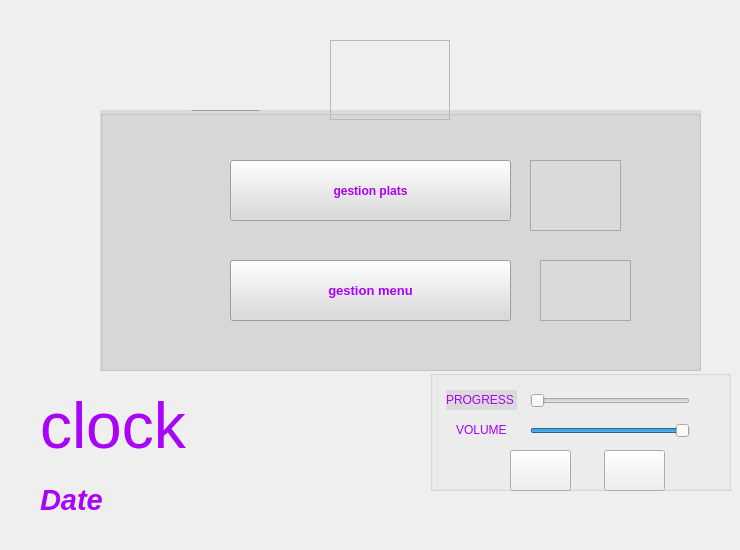
      <widget class="QWidget" name="tab_5">
       <attribute name="title">
        <string>Page</string>
       </attribute>
       <widget class="QGroupBox" name="groupBox">
        <property name="geometry">
         <rect>
          <x>100</x>
          <y>110</y>
          <width>601</width>
          <height>261</height>
         </rect>
        </property>
        <property name="styleSheet">
         <string notr="true">background-color: rgb(218, 218, 218);</string>
        </property>
        <property name="title">
         <string/>
        </property>
        <widget class="QPushButton" name="pushButton_6">
         <property name="geometry">
          <rect>
           <x>130</x>
           <y>50</y>
           <width>281</width>
           <height>61</height>
          </rect>
         </property>
         <property name="font">
          <font>
           <pointsize>9</pointsize>
           <weight>75</weight>
           <bold>true</bold>
          </font>
         </property>
         <property name="styleSheet">
          <string notr="true">background-color: rgb(218, 218, 218);
color: #aa00ff;</string>
         </property>
         <property name="text">
          <string>gestion plats</string>
         </property>
        </widget>
        <widget class="QPushButton" name="pushButton_5">
         <property name="geometry">
          <rect>
           <x>130</x>
           <y>150</y>
           <width>281</width>
           <height>61</height>
          </rect>
         </property>
         <property name="font">
          <font>
           <pointsize>10</pointsize>
           <weight>75</weight>
           <bold>true</bold>
          </font>
         </property>
         <property name="styleSheet">
          <string notr="true">background-color: rgb(218, 218, 218);
color: #aa00ff;</string>
         </property>
         <property name="text">
          <string>gestion menu</string>
         </property>
        </widget>
        <widget class="QPushButton" name="pushButton_3">
         <property name="geometry">
          <rect>
           <x>90</x>
           <y>-50</y>
           <width>71</width>
           <height>51</height>
          </rect>
         </property>
         <property name="text">
          <string>PushButton</string>
         </property>
        </widget>
        <widget class="QFrame" name="frame">
         <property name="geometry">
          <rect>
           <x>430</x>
           <y>50</y>
           <width>91</width>
           <height>71</height>
          </rect>
         </property>
         <property name="styleSheet">
          <string notr="true">image: url(:/resource/reception-bell.png);</string>
         </property>
         <property name="frameShape">
          <enum>QFrame::StyledPanel</enum>
         </property>
         <property name="frameShadow">
          <enum>QFrame::Raised</enum>
         </property>
        </widget>
        <widget class="QFrame" name="frame_3">
         <property name="geometry">
          <rect>
           <x>440</x>
           <y>150</y>
           <width>91</width>
           <height>61</height>
          </rect>
         </property>
         <property name="styleSheet">
          <string notr="true">image: url(:/resource/restaurant (1).png);</string>
         </property>
         <property name="frameShape">
          <enum>QFrame::StyledPanel</enum>
         </property>
         <property name="frameShadow">
          <enum>QFrame::Raised</enum>
         </property>
        </widget>
       </widget>
       <widget class="QLabel" name="DateTime_">
        <property name="geometry">
         <rect>
          <x>40</x>
          <y>460</y>
          <width>421</width>
          <height>81</height>
         </rect>
        </property>
        <property name="styleSheet">
         <string notr="true">color: #aa00ff;
font: 75 20pt &quot;MS Shell Dlg 2&quot;;
</string>
        </property>
        <property name="text">
         <string>&lt;html&gt;&lt;head/&gt;&lt;body&gt;&lt;p&gt;&lt;span style=&quot; font-size:22pt; font-weight:600; font-style:italic;&quot;&gt;Date&lt;/span&gt;&lt;/p&gt;&lt;/body&gt;&lt;/html&gt;</string>
        </property>
       </widget>
       <widget class="QFrame" name="frame_4">
        <property name="geometry">
         <rect>
          <x>330</x>
          <y>40</y>
          <width>120</width>
          <height>80</height>
         </rect>
        </property>
        <property name="styleSheet">
         <string notr="true">image: url(:/resource/menu (2).png);</string>
        </property>
        <property name="frameShape">
         <enum>QFrame::StyledPanel</enum>
        </property>
        <property name="frameShadow">
         <enum>QFrame::Raised</enum>
        </property>
       </widget>
       <widget class="QLabel" name="Digital_clock">
        <property name="geometry">
         <rect>
          <x>40</x>
          <y>390</y>
          <width>371</width>
          <height>71</height>
         </rect>
        </property>
        <property name="styleSheet">
         <string notr="true">color: #aa00ff;
font: 75 20pt &quot;MS Shell Dlg 2&quot;;
</string>
        </property>
        <property name="text">
         <string>&lt;html&gt;&lt;head/&gt;&lt;body&gt;&lt;p&gt;&lt;span style=&quot; font-size:48pt;&quot;&gt;clock&lt;/span&gt;&lt;/p&gt;&lt;/body&gt;&lt;/html&gt;</string>
        </property>
        <property name="openExternalLinks">
         <bool>false</bool>
        </property>
       </widget>
       <widget class="QGroupBox" name="groupBox_2">
        <property name="geometry">
         <rect>
          <x>430</x>
          <y>370</y>
          <width>301</width>
          <height>121</height>
         </rect>
        </property>
        <property name="title">
         <string/>
        </property>
        <widget class="QSlider" name="sliderprog">
         <property name="geometry">
          <rect>
           <x>100</x>
           <y>20</y>
           <width>160</width>
           <height>22</height>
          </rect>
         </property>
         <property name="orientation">
          <enum>Qt::Horizontal</enum>
         </property>
        </widget>
        <widget class="QSlider" name="slidervolume">
         <property name="geometry">
          <rect>
           <x>100</x>
           <y>50</y>
           <width>160</width>
           <height>22</height>
          </rect>
         </property>
         <property name="value">
          <number>99</number>
         </property>
         <property name="orientation">
          <enum>Qt::Horizontal</enum>
         </property>
        </widget>
        <widget class="QLabel" name="label_2">
         <property name="geometry">
          <rect>
           <x>16</x>
           <y>20</y>
           <width>71</width>
           <height>20</height>
          </rect>
         </property>
         <property name="styleSheet">
          <string notr="true">background-color: rgb(218, 218, 218);
color: #aa00ff;</string>
         </property>
         <property name="text">
          <string>PROGRESS</string>
         </property>
        </widget>
        <widget class="QLabel" name="label_3">
         <property name="geometry">
          <rect>
           <x>26</x>
           <y>50</y>
           <width>61</width>
           <height>20</height>
          </rect>
         </property>
         <property name="styleSheet">
          <string notr="true">color: #aa00ff;
font: 75 9pt &quot;MS Shell Dlg 2&quot;;</string>
         </property>
         <property name="text">
          <string>VOLUME</string>
         </property>
        </widget>
        <widget class="QPushButton" name="pushButton_19">
         <property name="geometry">
          <rect>
           <x>174</x>
           <y>80</y>
           <width>61</width>
           <height>41</height>
          </rect>
         </property>
         <property name="styleSheet">
          <string notr="true">image: url(:/resource/stop.png);</string>
         </property>
         <property name="text">
          <string/>
         </property>
        </widget>
        <widget class="QPushButton" name="pushButton_18">
         <property name="geometry">
          <rect>
           <x>80</x>
           <y>80</y>
           <width>61</width>
           <height>41</height>
          </rect>
         </property>
         <property name="styleSheet">
          <string notr="true">image: url(:/resource/play-button.png);</string>
         </property>
         <property name="text">
          <string/>
         </property>
        </widget>
       </widget>
      </widget>
